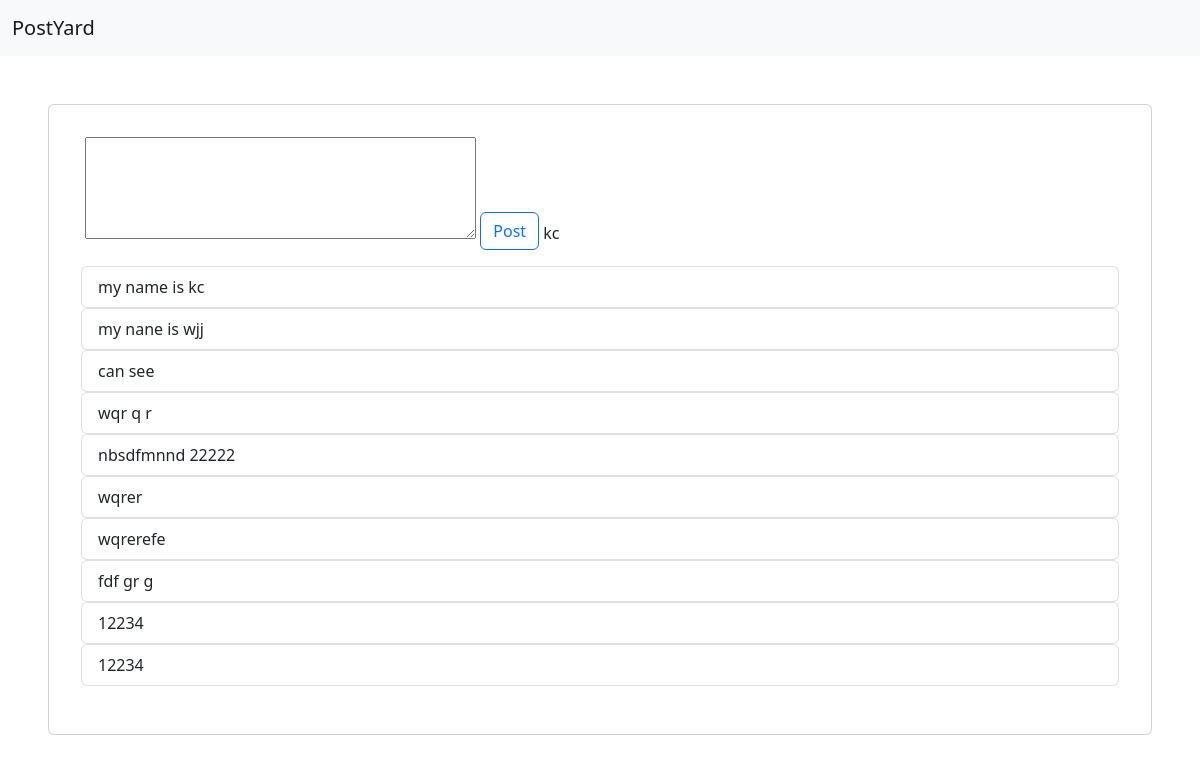
Screenshot of /user/1/ (signed in) with the database file from the repository.
### wall/models.py (models this page shows)
class Post(models.Model):
    user = models.ForeignKey(User, on_delete=models.CASCADE)
    message = models.TextField()
    created_at = models.DateTimeField(auto_now_add=True)
    updated_at = models.DateTimeField(auto_now=True)
    def __str__(self):
        return f' {self.message}'

### wall/views.py (the view)
# urls.py: path('user/<user_id>/', UserView.as_view(), name='viewUser'),
class UserView(LoginRequiredMixin, ListView):
    model = Post
    template_name = 'user.html'
    def get_context_data(self):
        username = get_object_or_404(User, id=self.kwargs['user_id'])
        all_posts_qs = Post.objects.filter(user_id=username).all()
        post_count = len(all_posts_qs)
        context = {'username': username,
        'all_posts': all_posts_qs,
        'post_count': post_count}
        return context

### wall/templates/user.html (shortened to what this page needs)
{% extends "wallbase.html" %}
{%block content%}
{{ username}}
{% for post in all_posts %}
<ul class="list-group">
    <li class="list-group-item d-flex justify-content-between align-items-center">
      {{ post }}
    </li>
</ul>
{% empty %}
<li>{{ username}} have no posts.</li>
{% endfor %}
{% endblock %}

### wall/templates/wallbase.html (shortened to what this page needs)
{% load static %}
<html>
<head>
	<link href="https://cdn.jsdelivr.net/npm/bootstrap@5.2.0/dist/css/bootstrap.min.css" rel="stylesheet"
>
</head>
<body>
	<nav class="navbar navbar-light bg-light">
		<div class="container-fluid">
			<a class="navbar-brand" href="#">
				PostYard
			</a>
		</div>
	</nav>
	<div class="card m-5 p-3">
		<div class="card-body">
			<form method="post" , action="{%url 'newPost'%}">
			<div class="form-group mb-2">
				<textarea name="message" cols="40" rows="4" required id="id_message"
				placeholder="Create a post">
				</textarea>
			  <button type="submit" class="btn btn-outline-primary mt-2 mb-3">Post</button>
			</form>
			{% block content %} {% endblock %}
		</div>
	</div>
</body>
</html>

### rows the page displays
Post: message "my name is kc"
Post: message "my nane is wjj"
Post: message "can see"
Post: message "wqr q r"
Post: message "nbsdfmnnd 22222"
Post: message "wqrer"
Post: message "wqrerefe"
Post: message "fdf gr g"
Post: message "12234"
Post: message "12234"

### other values shown
{{ username }} "kc"
